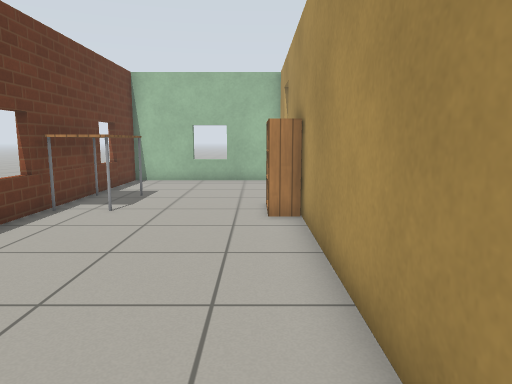
view 1 (above)

14 first-person views from a walk through a robot-simulator world made for Gazebo. The camera is 0.94 m above the floor, tilts 8° down and sees 70° across. The floor is counted in squares, 0.5 m on a side. Each view is taken from the middle of a square. On the plan, view 1 faces up. The plan holds only what a view shows up to about 18 squares ahead; the rest is blank. Gazebo's built-in surfaces are drawn with simple patterns.

view 2
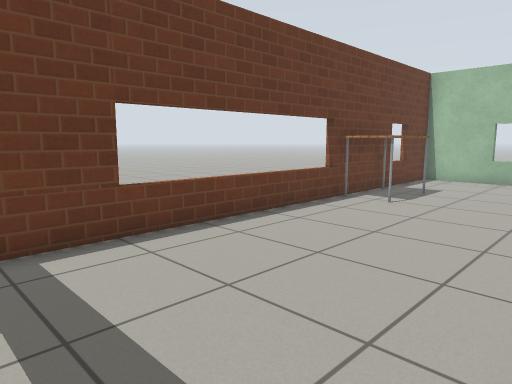

view 3
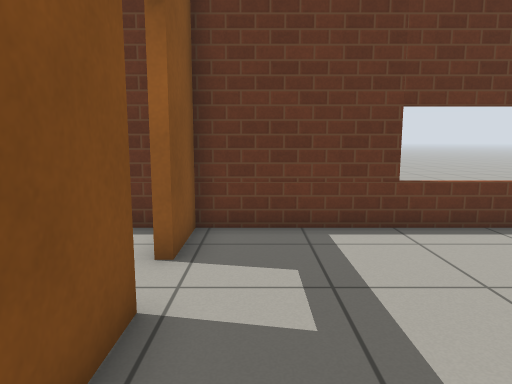

view 4
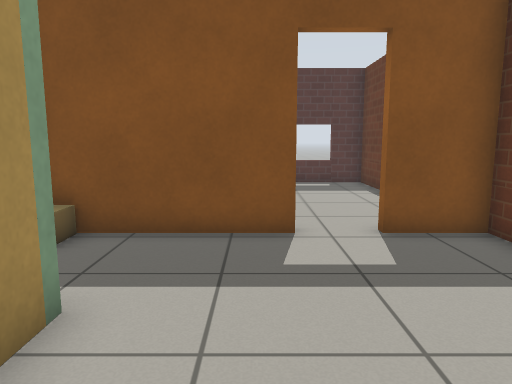

view 5
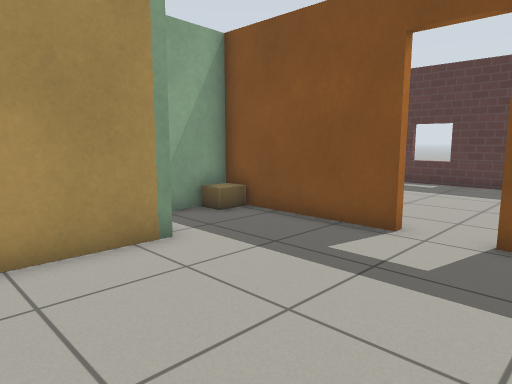

view 6
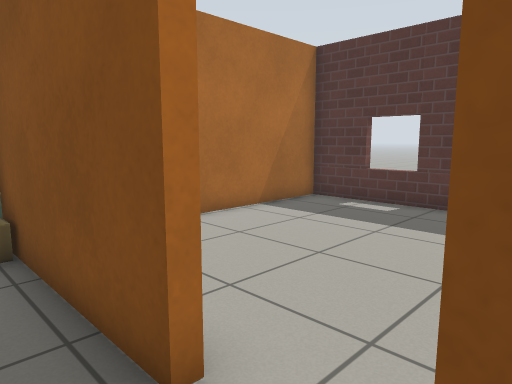

view 7
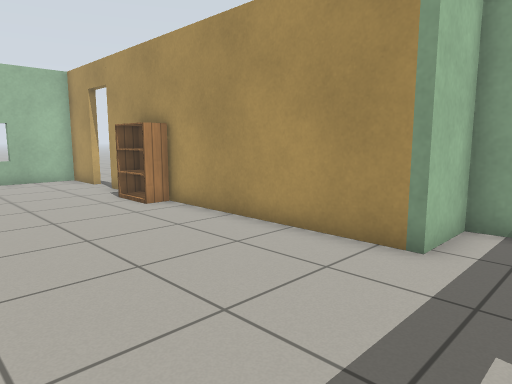

view 8
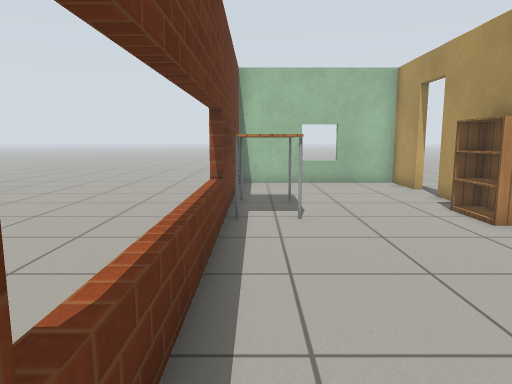

view 9
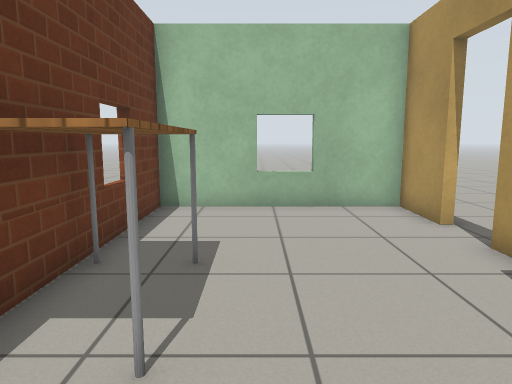

view 10
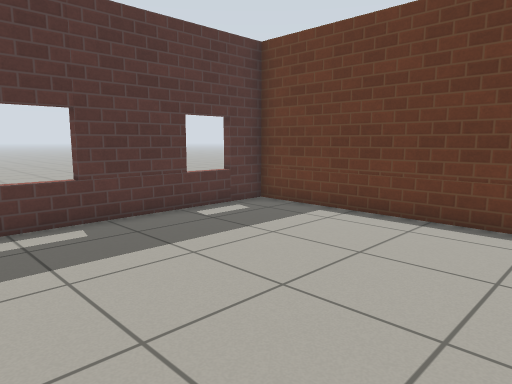

view 11
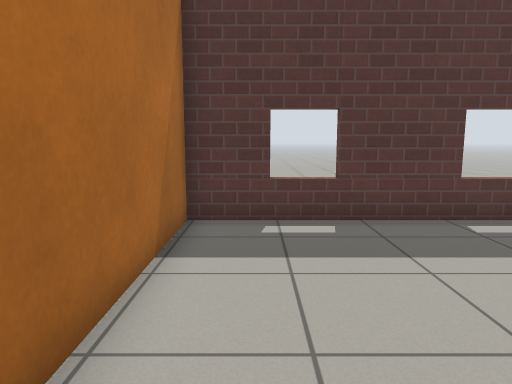

view 12
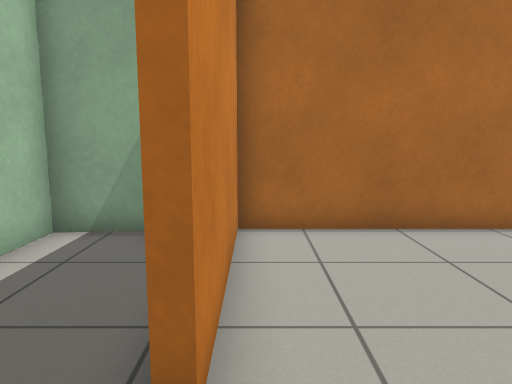

view 13
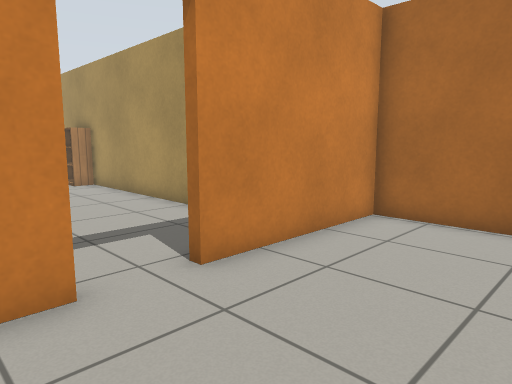

view 14
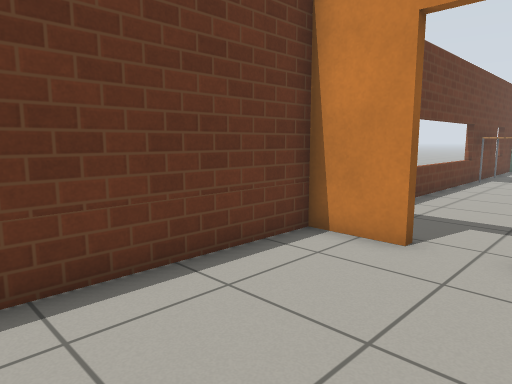

### Floor plan
Points are (right, up) in squares from view 1. A wall is a line through its corners. A room is listed if a view was taken in it or the views show most of it. See-through windows are left out.
Room 1 (views 1, 4, 5, 6, 7, 8, 9)
walls: (1.1, 10.4) (1.1, 13.4); (1.1, 1.2) (1.1, 9.4); (1.1, 15) (1.1, 17.4) (-5.8, 17.4) (-5.8, -2.3) (-3.5, -2.3); (-1.9, -2.3) (0.6, -2.3)
ways out: opening at (1.5, -0.5) to room 2; open door at (-2.7, -2.3) to room 3; open door at (1, 14.5)
objects: table (-5, 10) to (-4, 12)
Room 2 (views 2, 3)
walls: (0.6, -2.3) (3.6, -2.3) (3.4, 1.2) (1.1, 1.2)
ways out: opening at (1.5, -0.5) to room 1
objects: cardboard box (3, -2) to (3, -1)
Room 3 (views 10, 11, 12, 13, 14)
walls: (-3.5, -2.6) (-5.8, -2.6) (-5.8, -11.5) (3.6, -11.5) (3.6, -2.6) (-1.9, -2.6)
ways out: open door at (-2.7, -2.3) to room 1

Positions as (right, up) in squares from view 1, and headings:
1: (0, 0), facing up
2: (1, -1), facing up-left
3: (2, -1), facing left
4: (-1, 5), facing down
5: (-5, 5), facing down-right
6: (-4, -1), facing down-right
7: (-5, -1), facing up-right
8: (-5, 1), facing up
9: (-3, 7), facing up
10: (3, -3), facing down-left
11: (2, -3), facing down
12: (-4, -3), facing right
13: (-5, -7), facing up-right
14: (-1, -9), facing up-left
